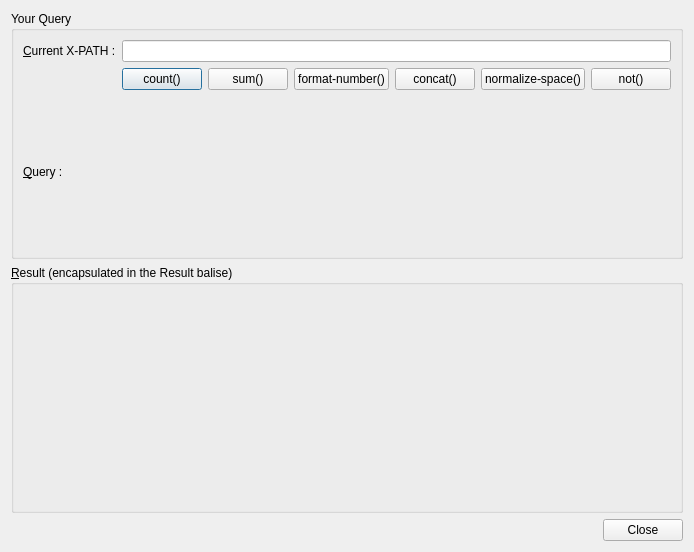
<?xml version="1.0" encoding="UTF-8"?>
<ui version="4.0">
 <class>XQueryDialog</class>
 <widget class="QDialog" name="XQueryDialog">
  <property name="geometry">
   <rect>
    <x>0</x>
    <y>0</y>
    <width>675</width>
    <height>552</height>
   </rect>
  </property>
  <property name="windowTitle">
   <string>Evaluate X-PATH</string>
  </property>
  <layout class="QVBoxLayout" name="verticalLayout">
   <item>
    <widget class="QGroupBox" name="groupBox">
     <property name="title">
      <string>Your Query</string>
     </property>
     <layout class="QGridLayout" name="gridLayout_2">
      <item row="0" column="0">
       <widget class="QLabel" name="label">
        <property name="text">
         <string>&amp;Current X-PATH :</string>
        </property>
        <property name="buddy">
         <cstring>m_xpathTextEdit</cstring>
        </property>
       </widget>
      </item>
      <item row="0" column="1">
       <widget class="QLineEdit" name="m_xpathTextEdit"/>
      </item>
      <item row="1" column="1">
       <layout class="QHBoxLayout" name="horizontalLayout">
        <item>
         <widget class="QPushButton" name="m_pushButtonCount">
          <property name="text">
           <string>count()</string>
          </property>
         </widget>
        </item>
        <item>
         <widget class="QPushButton" name="m_pushButtonSum">
          <property name="text">
           <string>sum()</string>
          </property>
         </widget>
        </item>
        <item>
         <widget class="QPushButton" name="m_pushButtonFormatNumber">
          <property name="text">
           <string>format-number()</string>
          </property>
         </widget>
        </item>
        <item>
         <widget class="QPushButton" name="m_pushButtonConcat">
          <property name="text">
           <string>concat()</string>
          </property>
         </widget>
        </item>
        <item>
         <widget class="QPushButton" name="m_pushButtonNormalize">
          <property name="text">
           <string>normalize-space()</string>
          </property>
         </widget>
        </item>
        <item>
         <widget class="QPushButton" name="m_pushButtonNot">
          <property name="text">
           <string>not()</string>
          </property>
         </widget>
        </item>
       </layout>
      </item>
      <item row="2" column="0">
       <widget class="QLabel" name="label_2">
        <property name="text">
         <string>&amp;Query :</string>
        </property>
        <property name="buddy">
         <cstring>m_queryTextEdit</cstring>
        </property>
       </widget>
      </item>
      <item row="2" column="1">
       <widget class="XinxCodeEditAction" name="m_queryTextEdit" native="true"/>
      </item>
     </layout>
    </widget>
   </item>
   <item>
    <widget class="QGroupBox" name="groupBox_2">
     <property name="title">
      <string>&amp;Result (encapsulated in the Result balise)</string>
     </property>
     <layout class="QGridLayout" name="gridLayout">
      <item row="1" column="0">
       <widget class="XinxCodeEditAction" name="m_resultTextEdit" native="true">
        <property name="readOnly" stdset="0">
         <bool>true</bool>
        </property>
       </widget>
      </item>
      <item row="0" column="0">
       <widget class="QLabel" name="m_benchLabel">
        <property name="text">
         <string/>
        </property>
       </widget>
      </item>
     </layout>
    </widget>
   </item>
   <item>
    <widget class="QDialogButtonBox" name="m_buttonBox">
     <property name="orientation">
      <enum>Qt::Horizontal</enum>
     </property>
     <property name="standardButtons">
      <set>QDialogButtonBox::Close</set>
     </property>
    </widget>
   </item>
  </layout>
 </widget>
 <customwidgets>
  <customwidget>
   <class>XinxCodeEditAction</class>
   <extends>QWidget</extends>
   <header location="global">editors/xinxcodeedit.h</header>
   <container>1</container>
  </customwidget>
 </customwidgets>
 <resources/>
 <connections>
  <connection>
   <sender>m_buttonBox</sender>
   <signal>accepted()</signal>
   <receiver>XQueryDialog</receiver>
   <slot>accept()</slot>
   <hints>
    <hint type="sourcelabel">
     <x>252</x>
     <y>547</y>
    </hint>
    <hint type="destinationlabel">
     <x>157</x>
     <y>274</y>
    </hint>
   </hints>
  </connection>
  <connection>
   <sender>m_buttonBox</sender>
   <signal>rejected()</signal>
   <receiver>XQueryDialog</receiver>
   <slot>reject()</slot>
   <hints>
    <hint type="sourcelabel">
     <x>320</x>
     <y>547</y>
    </hint>
    <hint type="destinationlabel">
     <x>286</x>
     <y>274</y>
    </hint>
   </hints>
  </connection>
  <connection>
   <sender>m_pushButtonCount</sender>
   <signal>clicked()</signal>
   <receiver>XQueryDialog</receiver>
   <slot>addFunction()</slot>
   <hints>
    <hint type="sourcelabel">
     <x>148</x>
     <y>107</y>
    </hint>
    <hint type="destinationlabel">
     <x>176</x>
     <y>550</y>
    </hint>
   </hints>
  </connection>
  <connection>
   <sender>m_pushButtonSum</sender>
   <signal>clicked()</signal>
   <receiver>XQueryDialog</receiver>
   <slot>addFunction()</slot>
   <hints>
    <hint type="sourcelabel">
     <x>230</x>
     <y>112</y>
    </hint>
    <hint type="destinationlabel">
     <x>138</x>
     <y>550</y>
    </hint>
   </hints>
  </connection>
  <connection>
   <sender>m_pushButtonFormatNumber</sender>
   <signal>clicked()</signal>
   <receiver>XQueryDialog</receiver>
   <slot>addFunction()</slot>
   <hints>
    <hint type="sourcelabel">
     <x>316</x>
     <y>111</y>
    </hint>
    <hint type="destinationlabel">
     <x>289</x>
     <y>551</y>
    </hint>
   </hints>
  </connection>
  <connection>
   <sender>m_pushButtonConcat</sender>
   <signal>clicked()</signal>
   <receiver>XQueryDialog</receiver>
   <slot>addFunction()</slot>
   <hints>
    <hint type="sourcelabel">
     <x>426</x>
     <y>114</y>
    </hint>
    <hint type="destinationlabel">
     <x>450</x>
     <y>552</y>
    </hint>
   </hints>
  </connection>
  <connection>
   <sender>m_pushButtonNormalize</sender>
   <signal>clicked()</signal>
   <receiver>XQueryDialog</receiver>
   <slot>addFunction()</slot>
   <hints>
    <hint type="sourcelabel">
     <x>570</x>
     <y>120</y>
    </hint>
    <hint type="destinationlabel">
     <x>561</x>
     <y>554</y>
    </hint>
   </hints>
  </connection>
  <connection>
   <sender>m_pushButtonNot</sender>
   <signal>clicked()</signal>
   <receiver>XQueryDialog</receiver>
   <slot>addFunction()</slot>
   <hints>
    <hint type="sourcelabel">
     <x>625</x>
     <y>109</y>
    </hint>
    <hint type="destinationlabel">
     <x>607</x>
     <y>550</y>
    </hint>
   </hints>
  </connection>
 </connections>
 <slots>
  <slot>addFunction()</slot>
 </slots>
</ui>
